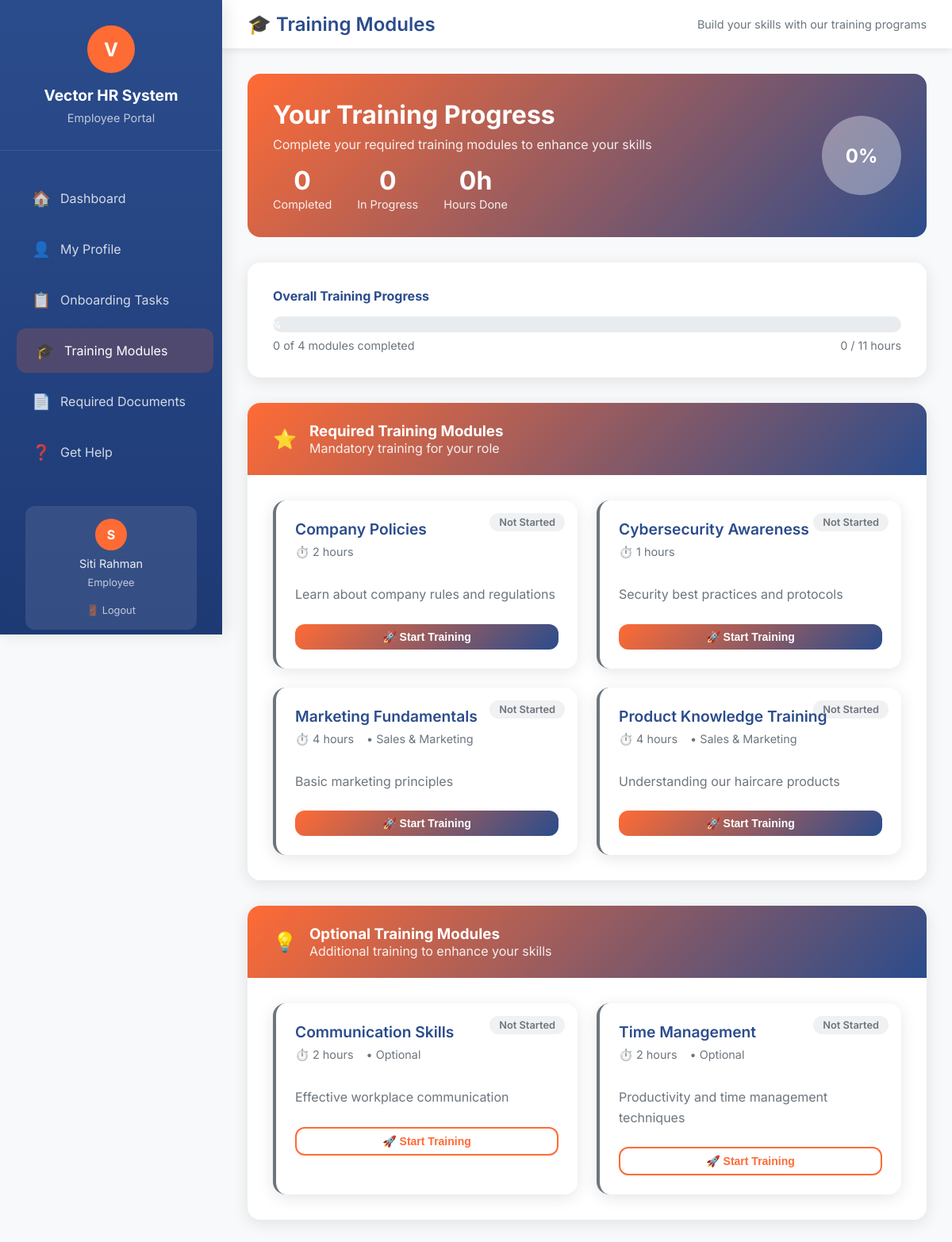
The app's page /training-modules.php (signed in) with its own data.
### tables this page shows
CREATE TABLE `users` (
  `id` int(11) NOT NULL,
  `username` varchar(50) NOT NULL,
  `email` varchar(100) NOT NULL,
  `password` varchar(255) NOT NULL,
  `full_name` varchar(100) NOT NULL,
  `role` enum('hr','candidate','employee') NOT NULL,
  `status` enum('active','inactive') DEFAULT 'active',
  `created_at` timestamp NOT NULL DEFAULT current_timestamp(),
  `updated_at` timestamp NOT NULL DEFAULT current_timestamp() ON UPDATE current_timestamp(),
  `reset_token` varchar(64) DEFAULT NULL,
  `reset_expires` datetime DEFAULT NULL,
  `job_position_id` int(11) DEFAULT NULL,
  `department` varchar(50) DEFAULT 'ALL'
);

CREATE TABLE `training_modules` (
  `id` int(11) NOT NULL,
  `module_name` varchar(100) NOT NULL,
  `description` text DEFAULT NULL,
  `content_url` varchar(500) DEFAULT NULL,
  `department` varchar(50) DEFAULT NULL,
  `duration_hours` int(11) DEFAULT 1,
  `is_mandatory` tinyint(1) DEFAULT 1,
  `created_at` timestamp NOT NULL DEFAULT current_timestamp()
);

### training-modules.php (the view, shortened to what this page needs)
<?php
require_once 'includes/functions.php';
$user_id = $_SESSION['user_id'];
$stmt = $connection->prepare("SELECT * FROM users WHERE id = ?");
$stmt->bind_param("i", $user_id);
$stmt->execute();
$employee = $stmt->get_result()->fetch_assoc();
$employee_department = 'ALL';
if ($employee['job_position_id']) {
    $stmt = $connection->prepare("SELECT department FROM job_positions WHERE id = ?");
    $stmt->bind_param("i", $employee['job_position_id']);
    $stmt->execute();
    $result = $stmt->get_result();
    if ($dept_row = $result->fetch_assoc()) {
        $employee_department = $dept_row['department'];
    }
}
try {
    $stmt = $connection->prepare("
        SELECT
            tm.id,
            tm.module_name,
            tm.description,
            tm.content_url,
            tm.department,
            tm.duration_hours,
            tm.is_mandatory,
            COALESCE(et.status, 'not_started') as status,
            COALESCE(et.progress_percentage, 0) as progress_percentage,
            et.started_at,
            et.completed_at
        FROM training_modules tm
        LEFT JOIN employee_training et ON tm.id = et.module_id AND et.employee_id = ?
        WHERE tm.department = 'ALL' OR tm.department = ?
        ORDER BY tm.is_mandatory DESC, tm.id
    ");
    $stmt->bind_param("is", $user_id, $employee_department);
    $stmt->execute();
    $all_modules = $stmt->get_result()->fetch_all(MYSQLI_ASSOC);
    $mandatory_modules = [];
    $optional_modules = [];
    foreach ($all_modules as $module) {
        if ($module['is_mandatory'] == 1) {
            $mandatory_modules[] = $module;
        } else {
            $optional_modules[] = $module;
        }
    }
    $total_mandatory = count($mandatory_modules);
    $completed_mandatory = 0;
    $in_progress_count = 0;
    $total_hours = 0;
    $completed_hours = 0;
    $total_progress_points = 0;
    $earned_progress_points = 0;
    foreach ($mandatory_modules as $module) {
        $total_hours += $module['duration_hours'];
        $total_progress_points += 100;
    }
    $completion_percentage = $total_progress_points > 0 ? round(($earned_progress_points / $total_progress_points) * 100) : 0;
} catch(Exception $e) {
    $error = "Database error: " . $e->getMessage();
    $all_modules = [];
    $mandatory_modules = [];
    $optional_modules = [];
    $completion_percentage = 0;
    $completed_mandatory = 0;
    $in_progress_count = 0;
    $total_hours = 0;
    $completed_hours = 0;
}
?>
<!DOCTYPE html>
<html lang="en">
<head>
</head>
<body>
    <div class="sidebar" id="sidebar">
        <div class="sidebar-brand">
            <div class="logo">V</div>
            <h3>Vector HR System</h3>
            <p>Employee Portal</p>
        </div>
        <ul class="sidebar-nav">
            <li>
                <a href="employee-dashboard.php" class="<?php echo basename($_SERVER['PHP_SELF']) == 'employee-dashboard.php' ? 'active' : ''; ?>">
                    <span class="icon">🏠</span>
                    <span>Dashboard</span>
                </a>
            </li>
            <li>
                <a href="employee-profile.php" class="<?php echo basename($_SERVER['PHP_SELF']) == 'employee-profile.php' ? 'active' : ''; ?>">
                    <span class="icon">👤</span>
                    <span>My Profile</span>
                </a>
            </li>
            <li>
                <a href="onboarding-tasks.php" class="<?php echo basename($_SERVER['PHP_SELF']) == 'onboarding-tasks.php' ? 'active' : ''; ?>">
                    <span class="icon">📋</span>
                    <span>Onboarding Tasks</span>
                </a>
            </li>
            <li>
                <a href="training-modules.php" class="<?php echo basename($_SERVER['PHP_SELF']) == 'training-modules.php' ? 'active' : ''; ?>">
                    <span class="icon">🎓</span>
                    <span>Training Modules</span>
                </a>
            </li>
            <li>
                <a href="required-documents.php" class="<?php echo basename($_SERVER['PHP_SELF']) == 'required-documents.php' ? 'active' : ''; ?>">
                    <span class="icon">📄</span>
                    <span>Required Documents</span>
                </a>
            </li>
            <li>
                <a href="get-help.php" class="<?php echo basename($_SERVER['PHP_SELF']) == 'get-help.php' ? 'active' : ''; ?>">
                    <span class="icon">❓</span>
                    <span>Get Help</span>
                </a>
            </li>
        </ul>
        <div class="sidebar-footer">
            <div class="user-profile">
                <div class="avatar"><?php echo substr($employee['full_name'], 0, 1); ?></div>
                <div style="color: rgba(255,255,255,0.9); font-size: 0.9rem; margin-bottom: 0.5rem;">
                    <?php echo htmlspecialchars($employee['full_name']); ?>
                </div>
                <div style="color: rgba(255,255,255,0.7); font-size: 0.8rem; margin-bottom: 1rem;">
                    Employee
                </div>
                <a href="logout.php" style="color: rgba(255,255,255,0.7); text-decoration: none; font-size: 0.8rem;">
                    🚪 Logout
                </a>
            </div>
        </div>
    </div>
    <div class="main-content">
        <div class="topbar">
            <h1 class="page-title">🎓 Training Modules</h1>
            <div class="topbar-actions">
                <span style="color: #6c757d; font-size: 0.9rem;">
                    Build your skills with our training programs
                </span>
            </div>
        </div>
        <div class="content-area">
            <div class="progress-overview">
                <div class="progress-info">
                    <h2>Your Training Progress</h2>
                    <p style="opacity: 0.9; margin-bottom: 0;">
                        Complete your required training modules to enhance your skills
                    </p>
                    <div class="progress-stats">
                        <div class="stat-item">
                            <span class="stat-number"><?php echo $completed_mandatory; ?></span>
                            <span class="stat-label">Completed</span>
                        </div>
                        <div class="stat-item">
                            <span class="stat-number"><?php echo $in_progress_count; ?></span>
                            <span class="stat-label">In Progress</span>
                        </div>
                        <div class="stat-item">
                            <span class="stat-number"><?php echo round($completed_hours, 1); ?>h</span>
                            <span class="stat-label">Hours Done</span>
                        </div>
                    </div>
                </div>
                <div class="progress-circle" style="--progress: <?php echo $completion_percentage; ?>">
                    <?php echo $completion_percentage; ?>%
                </div>
            </div>
            <div class="card">
                <div class="card-body">
                    <h4 style="color: var(--secondary-color); margin-bottom: 1rem;">Overall Training Progress</h4>
                    <div class="progress-bar-container">
                        <div class="progress-bar" style="width: <?php echo $completion_percentage; ?>%">
                            <?php echo $completion_percentage; ?>%
                        </div>
                    </div>
                    <div class="progress-text">
                        <span><?php echo $completed_mandatory; ?> of <?php echo $total_mandatory; ?> modules completed</span>
                        <span><?php echo round($completed_hours, 1); ?> / <?php echo $total_hours; ?> hours</span>
                    </div>
                </div>
            </div>
            <div class="card">
                <div class="card-header">
                    <span class="icon">⭐</span>
                    <div>
                        <h3>Required Training Modules</h3>
                        <p style="margin: 0; opacity: 0.9;">Mandatory training for your role</p>
                    </div>
                </div>
                <div class="card-body">
                    <div class="modules-grid">
                        <?php foreach ($mandatory_modules as $module): ?>
                            <div class="module-card <?php echo str_replace('_', '-', $module['status']); ?>">
                                <div class="module-status <?php echo str_replace('_', '-', $module['status']); ?>">
                                    <?php echo str_replace('_', ' ', $module['status']); ?>
                                </div>
                                <div class="module-header">
                                    <div>
                                        <div class="module-title">
                                            <?php echo htmlspecialchars($module['module_name']); ?>
                                        </div>
                                        <div class="module-meta">
                                            <span>⏱️ <?php echo $module['duration_hours']; ?> hours</span>
                                            <?php if ($module['department'] != 'ALL'): ?>
                                                <span>• <?php echo htmlspecialchars($module['department']); ?></span>
                                            <?php endif; ?>
                                        </div>
                                    </div>
                                </div>
                                <div class="module-description">
                                    <?php echo htmlspecialchars($module['description']); ?>
                                </div>
                                <div class="module-actions">
                                    <?php if ($module['status'] == 'completed'): ?>
                                        <div style="color: var(--success-color); display: flex; align-items: center; gap: 0.5rem;">
                                            <span>✅</span>
                                            <span>Completed on <?php echo date('M j, Y', strtotime($module['completed_at'])); ?></span>
                                        </div>
                                    <?php else: ?>
                                        <form method="POST" style="width: 100%;">
                                            <button type="submit" class="btn btn-primary btn-sm" style="width: 100%;">
                                                🚀 Start Training
                                            </button>
                                        </form>
                                    <?php endif; ?>
                                </div>
                            </div>
                        <?php endforeach; ?>
                    </div>
                </div>
            </div>
            <?php if (!empty($optional_modules)): ?>
            <div class="card">
                <div class="card-header">
                    <span class="icon">💡</span>
                    <div>
                        <h3>Optional Training Modules</h3>
                        <p style="margin: 0; opacity: 0.9;">Additional training to enhance your skills</p>
                    </div>
                </div>
                <div class="card-body">
                    <div class="modules-grid">
                        <?php foreach ($optional_modules as $module): ?>
                            <div class="module-card <?php echo str_replace('_', '-', $module['status']); ?>">
                                <div class="module-status <?php echo str_replace('_', '-', $module['status']); ?>">
                                    <?php echo str_replace('_', ' ', $module['status']); ?>
                                </div>
                                <div class="module-header">
                                    <div>
                                        <div class="module-title">
                                            <?php echo htmlspecialchars($module['module_name']); ?>
                                        </div>
                                        <div class="module-meta">
                                            <span>⏱️ <?php echo $module['duration_hours']; ?> hours</span>
                                            <span>• Optional</span>
                                        </div>
                                    </div>
                                </div>
                                <div class="module-description">
                                    <?php echo htmlspecialchars($module['description']); ?>
                                </div>
                                <div class="module-actions">
                                    <?php if ($module['status'] == 'completed'): ?>
                                        <div style="color: var(--success-color); display: flex; align-items: center; gap: 0.5rem;">
                                            <span>✅</span>
                                            <span>Completed on <?php echo date('M j, Y', strtotime($module['completed_at'])); ?></span>
                                        </div>
                                    <?php else: ?>
                                        <form method="POST" style="width: 100%;">
                                            <button type="submit" class="btn btn-outline btn-sm" style="width: 100%;">
                                                🚀 Start Training
                                            </button>
                                        </form>
                                    <?php endif; ?>
                                </div>
                            </div>
                        <?php endforeach; ?>
                    </div>
                </div>
            </div>
            <?php endif; ?>
        </div>
    </div>
</body>
</html>

### records on screen
users: full_name "S", full_name "Siti Rahman"
training_modules: status "Not Started", module_name "Company Policies", duration_hours "2", description "Learn about company rules and regulations"
training_modules: status "Not Started", module_name "Cybersecurity Awareness", duration_hours "1", description "Security best practices and protocols"
training_modules: status "Not Started", module_name "Marketing Fundamentals", duration_hours "4", department "Sales & Marketing", description "Basic marketing principles"
training_modules: status "Not Started", module_name "Product Knowledge Training", duration_hours "4", department "Sales & Marketing", description "Understanding our haircare products"
training_modules: status "Not Started", module_name "Communication Skills", duration_hours "2", description "Effective workplace communication"
training_modules: status "Not Started", module_name "Time Management", duration_hours "2", description "Productivity and time management techniques"

### other values on screen
$completed_mandatory "0"
$in_progress_count "0"
$completed_hours "0"
$completion_percentage "0"
$total_mandatory "4"
$total_hours "11"
